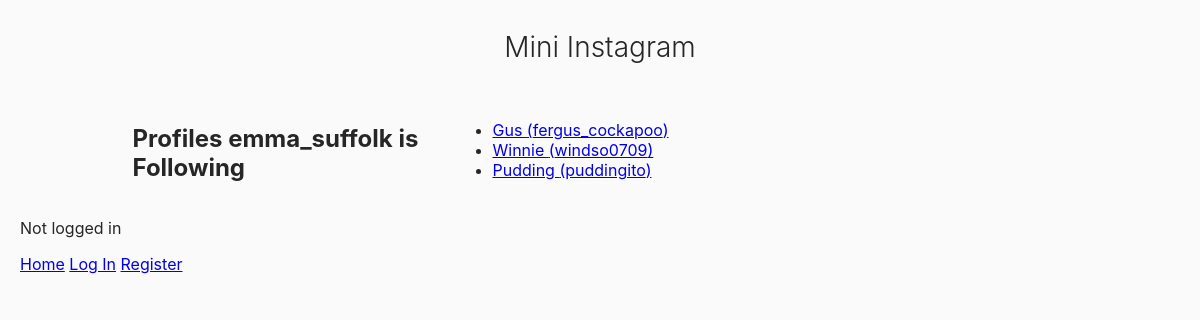
The app's page /mini_insta/profile/6/following with its own data.
### mini_insta/models.py (models this page shows, shortened)
class Profile(models.Model):
    username = models.TextField(blank=True)
    display_name = models.TextField(blank=True)
    profile_image_url = models.URLField(blank=True)
    bio_text = models.TextField(blank=True)
    join_date = models.DateTimeField(auto_now=True)
    user = models.ForeignKey(User, on_delete=models.CASCADE)
    def get_following(self):
        follows = Follow.objects.filter(follower_profile=self)
        return [f.profile for f in follows]

### mini_insta/views.py (the view)
# urls.py: path('profile/<int:pk>/following', ShowFollowingDetailView.as_view(), name='show_following'),
class ShowFollowingDetailView(DetailView):
     model = Profile
     template_name = 'mini_insta/show_following.html'
     context_object_name = 'profile'

### mini_insta/templates/mini_insta/show_following.html
{% extends 'mini_insta/base.html' %}
{% block content %}
<main class="grid-container">
    <h2>Profiles {{ profile.username }} is Following</h2>
    <ul>
    {% for following in profile.get_following %}
        <li>
            <a href="{% url 'profile' following.pk %}">
                {{ following.display_name }} ({{ following.username }})
            </a>
        </li>
    {% empty %}
        <p>This user is not following anyone yet.</p>
    {% endfor %}
    </ul>
</main>
{% endblock %}

### static/mini_insta_style.css (style rules this page uses)
body { font-family: -apple-system, BlinkMacSystemFont, "Segoe UI", Roboto, Helvetica, Arial, sans-serif; background-color: #fafafa; color: #262626; margin: 0; padding: 30px 20px; }
.grid-container { display: grid; grid-template-columns: repeat(auto-fill, minmax(220px, 1fr)); gap: 25px; max-width: 935px; margin: 0 auto; }

### records on screen
Profile: username "emma_suffolk"
Profile: display_name "Gus", username "fergus_cockapoo"
Profile: display_name "Winnie", username "windso0709"
Profile: display_name "Pudding", username "puddingito"
